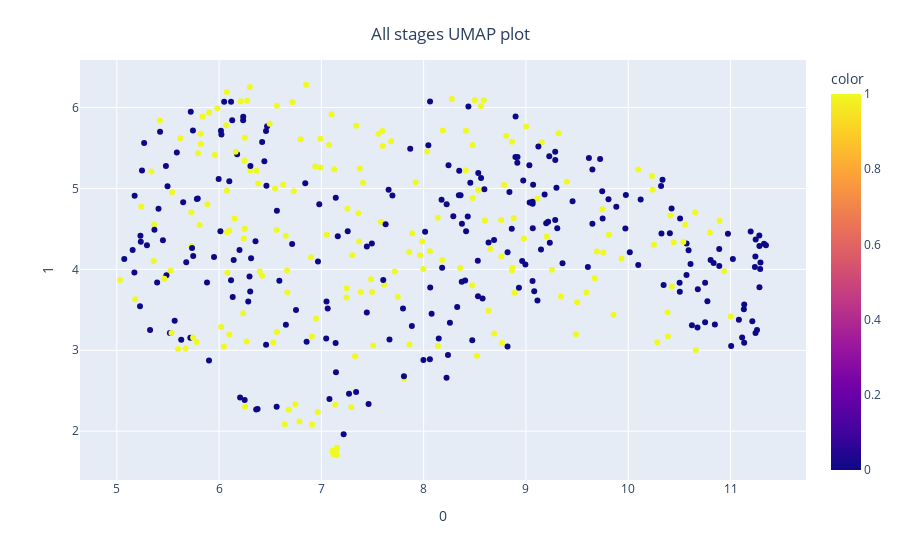

Notebook code for this chart:
### Code cell
from umap import UMAP
import plotly.express as px

umap_2d = UMAP(n_components=2, init='random', random_state=0)

proj_2d = umap_2d.fit_transform(X)

fig_2d = px.scatter(
    proj_2d, x=0, y=1,
    color=y
)


fig_2d.update_layout(
    title={
        'text': "All stages UMAP plot",
        'y':0.95,
        'x':0.5,
        'xanchor': 'center',
        'yanchor': 'top'})


fig_2d.show()

### Figure 1 — Plotly figure (JSON) as saved in the notebook; plotly's stock layout.template omitted (floating-point values rounded to 4 significant figures; data arrays with more than 128 entries replaced by an {"elided": "..."} marker saying what was removed)
{"data": [{"hovertemplate": "0=%{x}<br>1=%{y}<br>color=%{marker.color}<extra></extra>", "legendgroup": "", "marker": {"color": {"elided": "422 int values"}, "coloraxis": "coloraxis", "symbol": "circle"}, "mode": "markers", "name": "", "orientation": "v", "showlegend": false, "type": "scatter", "x": {"elided": "422 float values"}, "xaxis": "x", "y": {"elided": "422 float values"}, "yaxis": "y"}], "layout": {"autosize": true, "coloraxis": {"colorbar": {"title": {"text": "color"}}, "colorscale": [[0, "#0d0887"], [0.1111, "#46039f"], [0.2222, "#7201a8"], [0.3333, "#9c179e"], [0.4444, "#bd3786"], [0.5556, "#d8576b"], [0.6667, "#ed7953"], [0.7778, "#fb9f3a"], [0.8889, "#fdca26"], [1, "#f0f921"]]}, "legend": {"tracegroupgap": 0}, "margin": {"t": 60}, "title": {"text": "All stages UMAP plot", "x": 0.5, "xanchor": "center", "y": 0.95, "yanchor": "top"}, "xaxis": {"anchor": "y", "autorange": true, "domain": [0, 1], "range": [4.637, 11.74], "title": {"text": "0"}, "type": "linear"}, "yaxis": {"anchor": "x", "autorange": true, "domain": [0, 1], "range": [1.348, 6.637], "title": {"text": "1"}, "type": "linear"}}}
